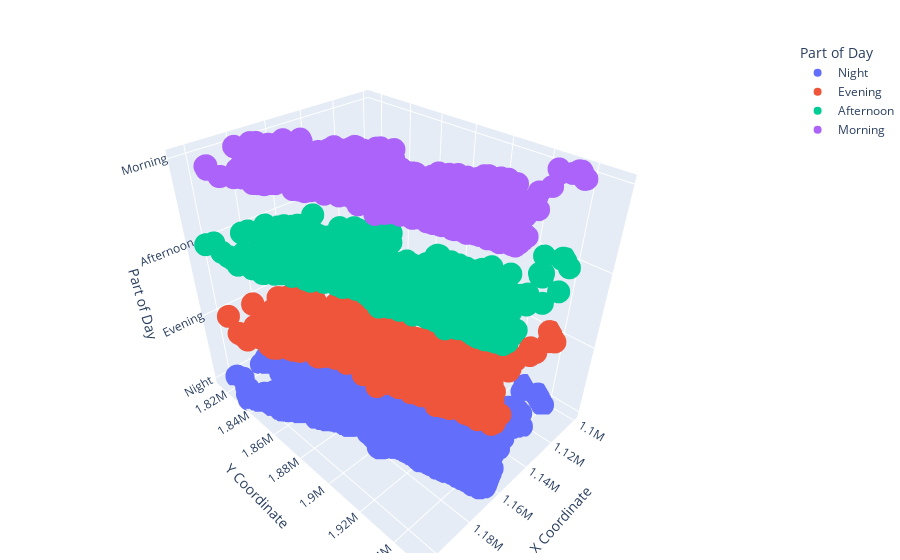

The code cell stored with this chart in its notebook:
### Markdown cell above
### 4.3 Clustering Visualisation -3D Scatterplot of Part of the Day in July 2022

### Code cell
import plotly.express as px

# df['Part of Day'] = df['Part of Day'].astype(int)  # Convert 'Month' to integer
# df = df.sort_values('Part of Day')
# df['Month'] = df['Month'].astype(str)  # Convert back to string for plotting
fig = px.scatter_3d(df, x='X Coordinate', y='Y Coordinate', z='Part of Day', color='Part of Day')
fig.update_layout(scene=dict(
        xaxis_title='X Coordinate',
        yaxis_title='Y Coordinate',
        zaxis_title='Part of Day'),
        margin=dict(l=1, r=5, b=7, t=40))
fig.show()

### Figure 1 — Plotly figure (JSON) as saved in the notebook; plotly's stock layout.template omitted (floating-point values rounded to 4 significant figures; data arrays with more than 128 entries replaced by an {"elided": "..."} marker saying what was removed)
{"data": [{"hovertemplate": "Part of Day=%{z}<br>X Coordinate=%{x}<br>Y Coordinate=%{y}<extra></extra>", "legendgroup": "Night", "marker": {"color": "#636efa", "symbol": "circle"}, "mode": "markers", "name": "Night", "scene": "scene", "showlegend": true, "type": "scatter3d", "x": {"elided": "1694 int values"}, "y": {"elided": "1694 int values"}, "z": {"elided": "1694 str values"}}, {"hovertemplate": "Part of Day=%{z}<br>X Coordinate=%{x}<br>Y Coordinate=%{y}<extra></extra>", "legendgroup": "Evening", "marker": {"color": "#EF553B", "symbol": "circle"}, "mode": "markers", "name": "Evening", "scene": "scene", "showlegend": true, "type": "scatter3d", "x": {"elided": "1240 int values"}, "y": {"elided": "1240 int values"}, "z": {"elided": "1240 str values"}}, {"hovertemplate": "Part of Day=%{z}<br>X Coordinate=%{x}<br>Y Coordinate=%{y}<extra></extra>", "legendgroup": "Afternoon", "marker": {"color": "#00cc96", "symbol": "circle"}, "mode": "markers", "name": "Afternoon", "scene": "scene", "showlegend": true, "type": "scatter3d", "x": {"elided": "1501 int values"}, "y": {"elided": "1501 int values"}, "z": {"elided": "1501 str values"}}, {"hovertemplate": "Part of Day=%{z}<br>X Coordinate=%{x}<br>Y Coordinate=%{y}<extra></extra>", "legendgroup": "Morning", "marker": {"color": "#ab63fa", "symbol": "circle"}, "mode": "markers", "name": "Morning", "scene": "scene", "showlegend": true, "type": "scatter3d", "x": {"elided": "1185 int values"}, "y": {"elided": "1185 int values"}, "z": {"elided": "1185 str values"}}], "layout": {"legend": {"title": {"text": "Part of Day"}, "tracegroupgap": 0}, "margin": {"b": 7, "l": 1, "r": 5, "t": 40}, "scene": {"domain": {"x": [0, 1], "y": [0, 1]}, "xaxis": {"title": {"text": "X Coordinate"}}, "yaxis": {"title": {"text": "Y Coordinate"}}, "zaxis": {"categoryarray": ["Night", "Evening", "Afternoon", "Morning"], "categoryorder": "array", "title": {"text": "Part of Day"}}}}}
